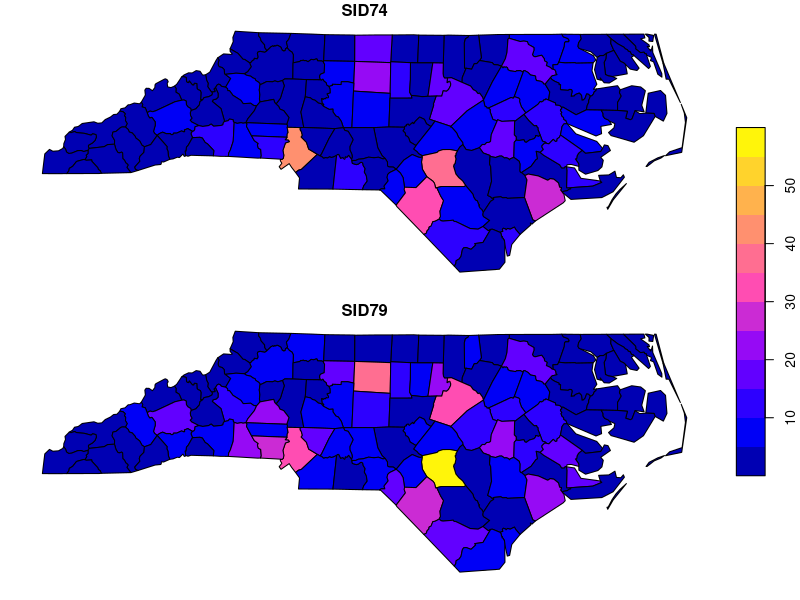
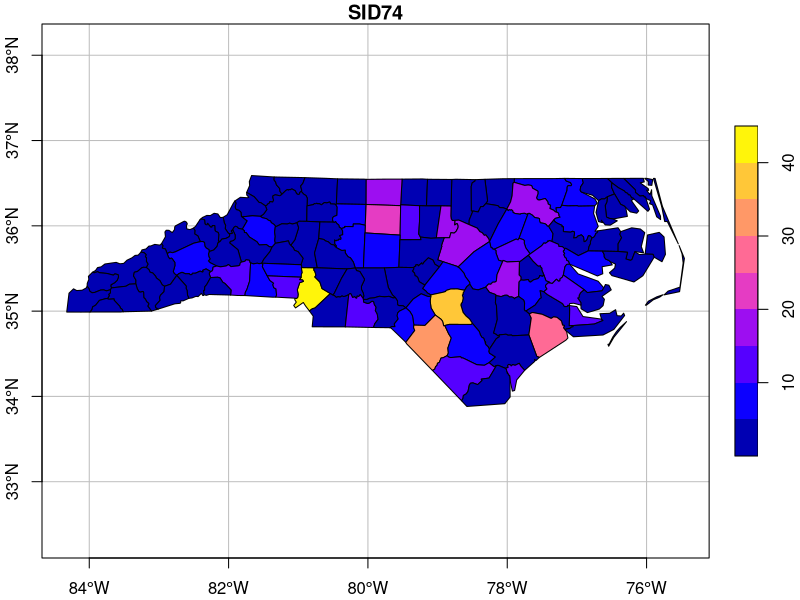

The R source for these figures, in order: (Note: this script raises an error after producing the figures.)
## ---- chunk 1
knitr::opts_chunk$set(echo = FALSE)
library(sf)
library(tidyverse)
nc = read_sf(system.file("gpkg/nc.gpkg", package="sf"))
pts = st_centroid(st_geometry(nc))
xy = st_coordinates(st_centroid(nc$geom))
## ---- chunk 2
cols = c(3,5,9:14)
knitr::kable(as.data.frame(nc)[1:7,cols])
## ---- chunk 3
cols = c(3,5,9:10,16:17)
# xy = st_coordinates((nc$geom))
nc$longitude = xy[,1]
nc$latitude = xy[,2]
knitr::kable(as.data.frame(nc)[1:7,cols])
## ---- chunk 4
cols = c(3,5,9:14)
nc$geometry = format(pts)
cols = c(3,5,9:10,ncol(nc))
knitr::kable(as.data.frame(nc)[1:7,cols])
## ---- chunk 5
cols = c(3,5,9:14)
nc$geometry = format(nc$geom, width = 50)
cols = c(3,5,9:10,ncol(nc))
knitr::kable(as.data.frame(nc)[1:7,cols])
## ---- chunk 6
plot(nc[c("SID74", "SID79")], key.pos = 4)
st_crs(nc)
## ---- chunk 7
plot(nc[c("SID74")], key.pos = 4, axes = TRUE, graticule = TRUE)
knitr::include_graphics('xkcd.png')
## ---- chunk 8
pts = st_centroid(st_geometry(nc))
st_crs(pts)
pts[[1]]
st_transform(pts[1], "+proj=longlat +datum=WGS84")[[1]]
## ---- chunk 9
par(mfrow = c(1, 3))
suppressMessages(f0 <- f <- st_filter(nc, nc[10,], .predicate = st_intersects))
plot(st_geometry(f0), main = "st_intersects")
plot(st_geometry(f0), col = 'green', add = TRUE)
plot(st_geometry(nc[10,]), col = NA, border = 'red', add = TRUE, lwd = 3)
suppressMessages(f <- st_filter(nc, nc[10,], .predicate = st_touches))
plot(st_geometry(f0), main = "st_touches")
plot(st_geometry(f), col = 'green', add = TRUE)
plot(st_geometry(nc[10,]), col = NA, border = 'red', add = TRUE, lwd = 3)
suppressMessages(sel <- lengths(st_relate(nc, nc[10,], pattern = "F***1****")) > 0)
plot(st_geometry(f0), main = "st_relate: touch along line")
plot(st_geometry(nc)[sel], col = 'green', add = TRUE)
plot(st_geometry(nc[10,]), col = NA, border = 'red', add = TRUE, lwd = 3)
## ---- chunk 10
library(rnaturalearth)
w = ne_countries(returnclass = "sf")
par(mar=c(3.1,3.1,0.1,0.1))
plot(st_geometry(w), add = FALSE, border = 'orange', axes = TRUE, xlim = c(-180,180))
g = st_make_grid() # global 10-degree grid
plot(g, add = TRUE)
plot(g[c(1,36)], col = c('red', 'green'), add = TRUE)
## ---- chunk 11
g[c(1,36)] %>% st_touches()
## ---- chunk 12
g = st_make_grid()[1:108]
g1 = st_transform(g, 3031)
par(mar=rep(0,4))
plot(g1)
plot(g1[c(1,36)], col = c('red', 'green'), add = TRUE)
plot(st_transform(w[7,1], 3031), add = TRUE, col = NA, border = 'orange')
## ---- chunk 13
g[c(1,36)] %>% st_transform(3031) %>% st_touches()
g[c(1,36)] %>% st_transform(3031) %>% st_set_precision(units::set_units(1, mm)) %>% st_touches()
## ---- chunk 14
par(mfrow = c(1,2))
g = st_make_grid()
plot(g, axes = TRUE, main = 'equirectangular')
plot(g[c(1,36)], col = c('red', 'green'), add = TRUE)
plot(g1, main = 'polar stereographic')
plot(g1[c(1,36)], col = c('red', 'green'), add = TRUE)
## ---- chunk 15
g[c(1,36)] %>% st_transform(3031) %>% st_set_precision(units::set_units(1, mm)) %>% lwgeom::st_make_valid() #`[[`(1) #st_is_valid()
## ---- chunk 16
g[[1]]
## ---- chunk 17
g0 = g[1]
p1 = g0 %>% st_set_crs(NA) %>% st_segmentize(0.5)
p2 = g0 %>% st_segmentize(units::set_units(10, km))
par(mfrow = c(1, 2))
plot(p2, axes = TRUE, ylim = c(-80.4,-80), border = 'green', main = 'equirectilinear')
plot(p1, add = TRUE, border = 'red')
p2 %>% st_transform(3031) %>% plot(axes = TRUE, border = 'green', ylim = c(-1.13e6,-1.05e6), main = 'polar stereographic')
st_crs(p1) = 4326
p1 %>% st_transform(3031) %>% plot(add = TRUE, border = 'red')
## ---- chunk 18
st_area(p1) %>% units::set_units(km^2) # segmentized along parallel
st_area(p2) %>% units::set_units(km^2) # segmentized along great circle
## ---- chunk 19
a1 = st_area(p1) %>% units::set_units(km^2) # segmentized along parallel
a2 = st_area(p2) %>% units::set_units(km^2) # segmentized along great circle
d = (a1/a2) %>% units::set_units('%')
d - units::set_units(100, "%")
## ---- chunk 20
par(mfrow=c(1,2))
par(mar = c(0,0,1,0))
plot(st_geometry(w[7,1]), col = NA, border = 'orange', main = "equirectangular", asp = 2)
plot(st_geometry(st_transform(w[7,1], 3031)), col = NA, border = 'orange', main = "polar stereographic")
## ---- chunk 21
w[7,] %>% st_geometry() %>% st_is_valid()
w[7,] %>% st_geometry() %>% st_transform(3031) %>% st_is_valid()
## ---- chunk 22
1/3 == (1 - 2/3)
(x = c(1/3, 1 - 2/3))
print(x, digits = 20)
diff(x)
## ---- chunk 23
.Machine$double.eps
2.2e-16 * units::set_units(110, km) %>% units::set_units(nm)
## ---- chunk 24
knitr::include_graphics('landuse.png')
## ---- chunk 25
suppressPackageStartupMessages(library(stars))
system.file("tif/L7_ETMs.tif", package = "stars") %>% read_stars() %>% `[`(,,,1:4) %>% plot()
## ---- chunk 26
knitr::include_graphics('cube1.png')
## ---- chunk 27
knitr::include_graphics('cube2.png')
## ---- chunk 28
knitr::include_graphics('cube3.png')
## ---- chunk 29
knitr::include_graphics('cube4.png')
